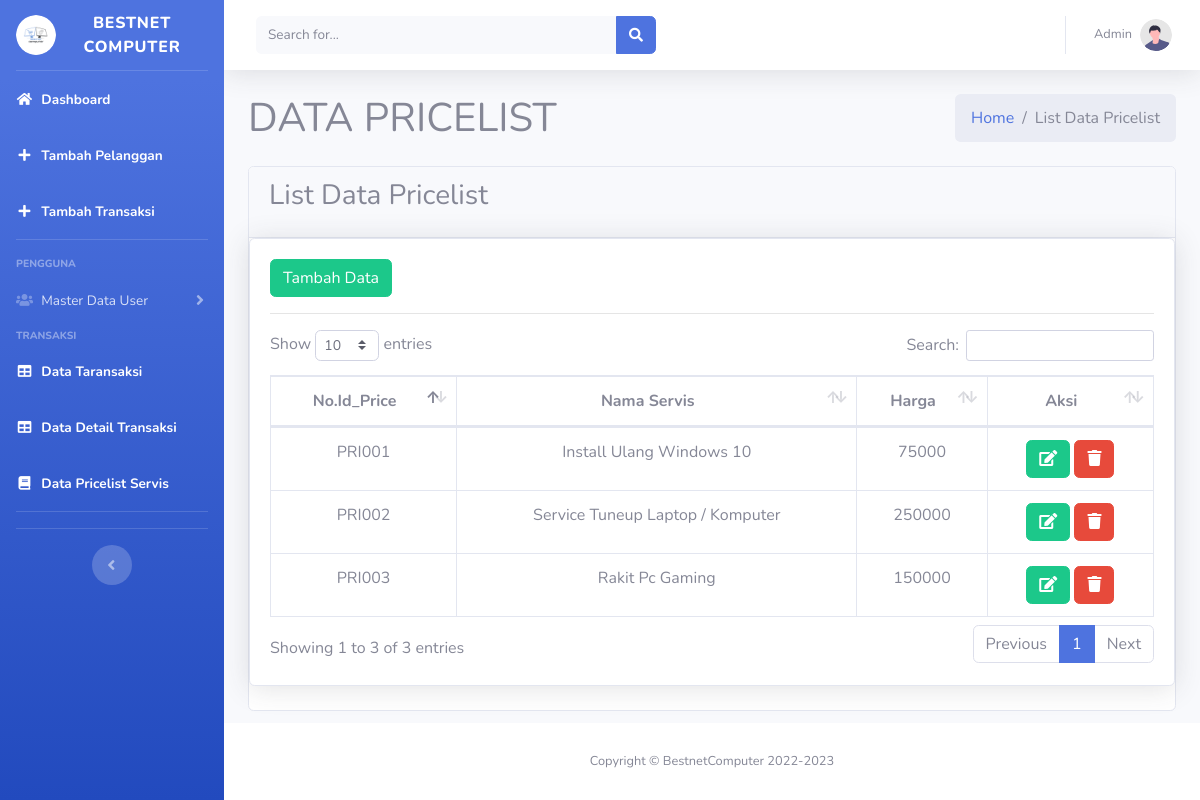
Page /index.php/pricelist on the committed database.
### tables this page shows
CREATE TABLE `tbl_pricelist` (
  `Id_Pricelist` varchar(11) NOT NULL,
  `Nama_Servis` varchar(50) DEFAULT NULL,
  `Harga` varchar(10) DEFAULT NULL,
  PRIMARY KEY (`Id_Pricelist`)
);

### application/libraries/Template.php (called while the page is built, shortened)
<?php
class Template {
    var $data_template = [];
    function set($name, $value){
        $this->data_template[$name] = $value;
    }
    function load($template = '', $fileview = '', $dataview= [], $return = FALSE)
    {
        $this->CI =& get_instance();
        $this->set('content', $this->CI->load->view($fileview, $dataview, TRUE));
        return $this->CI->load->view($template, $this->data_template, $return);
    }
}

### application/controllers/Pricelist.php (called while the page is built, shortened)
<?php
class Pricelist extends CI_Controller
{
	public function index()
	{
		$data = [
			'judul' => 'DATA PRICELIST',
			'subjudul' => 'List Data Pricelist',
			'datapricelist' => $this->MPricelist->tampilData()->result()
		];
		$this->template->load('pages_admin/index', 'dt_pricelist/v_pricelist', $data);
	}
}

### index.php (called while the page is built, shortened)
<?php
require_once BASEPATH.'core/CodeIgniter.php';

### application/models/MPricelist.php (called while the page is built, shortened)
<?php
class MPricelist extends CI_Model
{
	public function tampilData()
	{
		return $this->db->get('tbl_pricelist');
	}
}

### application/views/dt_pricelist/v_pricelist.php (the view, shortened to what this page needs)
<div class="card card-primary">
	<div class="card-header">
		<h3 class="card-title"><?= $subjudul ?></h3>
	</div>
	<div class="card shadow mb-4">
		<div class="card-body">
			<a href="<?= site_url('pricelist/add') ?>" class="btn btn-success">Tambah Data</a>
			<hr>
			<div class="table-responsive">
				<table class="table table-bordered text-center" id="dataTable" width="100%" cellspacing="0">
					<thead>
						<th>No.Id_Price</th>
						<th>Nama Servis</th>
						<th>Harga</th>
						<th>Aksi</th>
					</thead>
					<tbody>
						<?php foreach ($datapricelist as $key) {
						?>
							<tr>
								<td><?php echo $key->Id_Pricelist ?></td>
								<td><?php echo $key->Nama_Servis ?></td>
								<td><?php echo $key->Harga ?></td>
								<td>
									<a href="<?= site_url('pricelist/edit/' . $key->Id_Pricelist) ?>" class="btn btn-success"><i class="fa fa-edit"></i></a>
									<a href="<?= site_url('pricelist/hapus/' . $key->Id_Pricelist) ?>" class="btn btn-danger"><i class="fa fa-trash"></i></a>
								</td>
							</tr>
						<?php } ?>
					</tbody>
				</table>
			</div>
		</div>
	</div>
</div>

### rows in the picture
tbl_pricelist: Id_Pricelist "PRI001", Nama_Servis "Install Ulang Windows 10", Harga "75000"
tbl_pricelist: Id_Pricelist "PRI002", Nama_Servis "Service Tuneup Laptop / Komputer", Harga "250000"
tbl_pricelist: Id_Pricelist "PRI003", Nama_Servis "Rakit Pc Gaming", Harga "150000"

### other values in the picture
$judul "DATA PRICELIST"
$subjudul "List Data Pricelist"
